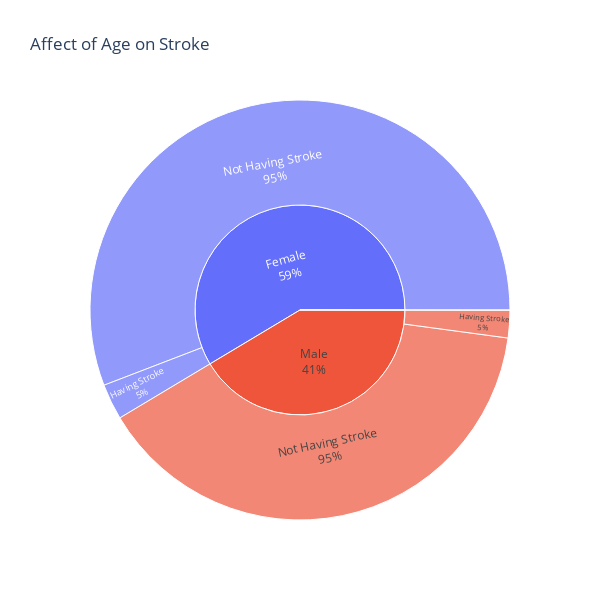

Here is the notebook cell this chart was saved with:
### Code cell
def fig1():
    a = {1: 'Having Stroke', 0: 'Not Having Stroke'}
    x = data.copy()
    x['stroke'] = data['stroke'].map(a)
    g = x.groupby(['gender', 'stroke']).agg({'stroke': 'count'}).rename(columns = {'stroke': 'count'}).reset_index()
    y = plt1.sunburst(gender, path = ['gender', 'stroke'], values = 'count', color = 'gender', title = 'Affect of Age on Stroke', width = 600, height = 600)
    y.update_traces(textinfo = 'label + percent parent')
    y.show()

fig1()

### Figure 1 — Plotly figure (JSON) as saved in the notebook; plotly's stock layout.template omitted (floating-point values rounded to 4 significant figures)
{"data": [{"branchvalues": "total", "customdata": [["Female"], ["Male"], ["Female"], ["Male"], ["Other"], ["Female"], ["Male"], ["Other"]], "domain": {"x": [0, 1], "y": [0, 1]}, "hovertemplate": "labels=%{label}<br>count=%{value}<br>parent=%{parent}<br>id=%{id}<br>gender=%{customdata[0]}<extra></extra>", "ids": ["Female/Having Stroke", "Male/Having Stroke", "Female/Not Having Stroke", "Male/Not Having Stroke", "Other/Not Having Stroke", "Female", "Male", "Other"], "labels": ["Having Stroke", "Having Stroke", "Not Having Stroke", "Not Having Stroke", "Not Having Stroke", "Female", "Male", "Other"], "marker": {"colors": ["#636efa", "#EF553B", "#636efa", "#EF553B", "#00cc96", "#636efa", "#EF553B", "#00cc96"]}, "name": "", "parents": ["Female", "Male", "Female", "Male", "Other", "", "", ""], "textinfo": "label+percent parent", "type": "sunburst", "values": [141, 108, 2853, 2007, 1, 2994, 2115, 1]}], "layout": {"height": 600, "legend": {"tracegroupgap": 0}, "title": {"text": "Affect of Age on Stroke"}, "width": 600}}
